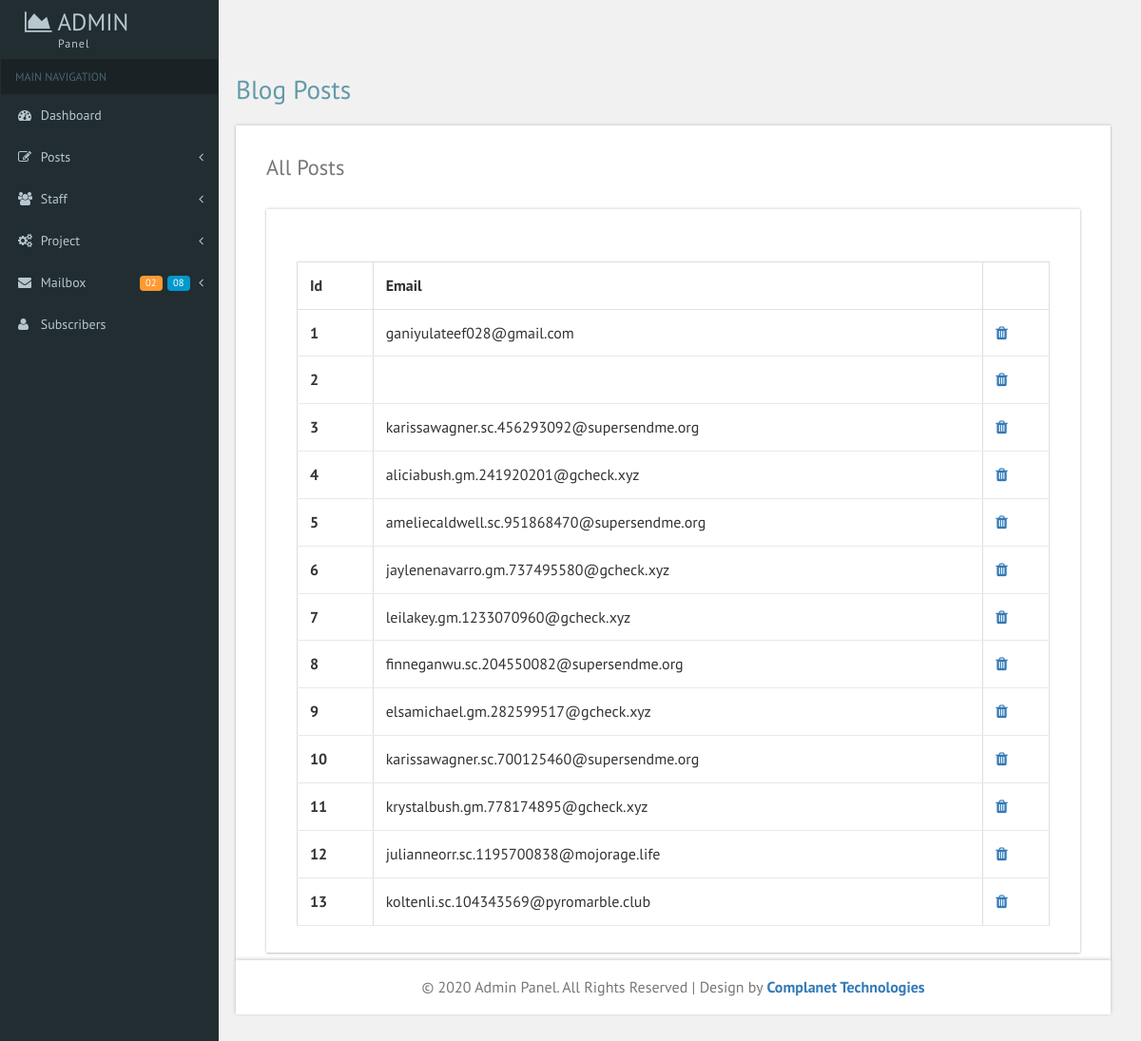
Screenshot of /sbot/subscribe.php with the database file from the repository.
### tables this page shows
CREATE TABLE `subscriber` (
  `id` int(11) NOT NULL,
  `email` varchar(252) NOT NULL
);

### sbot/subscribe.php (the view, shortened to what this page needs)
<?php include"includes/header.php"; ?>
<?php include"includes/nav.php";?>
		<div id="page-wrapper">
			<div class="main-page">
				<div class="tables">
					<h2 class="title1">Blog Posts</h2>
					<div class="panel-body widget-shadow">
						<h4>All Posts</h4>
					<div class="table-responsive bs-example widget-shadow">
					<table class="table table-bordered">
						<thead>
						 <tr>
						   <th>Id</th>
						    <th>email</th>
						</tr>
						           </thead>
						            <tbody>
						             <tr>
						<?php
						$query = "SELECT * FROM subscriber ";
						$result  = mysqli_query($conn, $query);
						while($row = mysqli_fetch_assoc($result)){
							$id  = $row['id'];
							$email = $row['email'];
									echo"<tr>";
						             echo"<th scope='row'> $id</th>";
						              echo"<td> $email </td>";
						                echo"<td><a href='subscribe.php?delete={$id}'><i class='fa fa-trash'></i></a></td>";
						          echo"</tr>";
						             } ?>
						            </tbody>
						            </table>
					</div>
				</div>
			</div>
		</div>
		<?php include"includes/footer.php"; ?>

### sbot/includes/header.php (shortened to what this page needs)
<!DOCTYPE HTML>
<html>
<head>
<link href="css/bootstrap.css" rel='stylesheet' type='text/css' />
<link href="css/style.css" rel='stylesheet' type='text/css' />
<link href="css/font-awesome.css" rel="stylesheet">
<link href='css/SidebarNav.min.css' media='all' rel='stylesheet' type='text/css'/>
<link href="css/custom.css" rel="stylesheet">
					<link href="css/owl.carousel.css" rel="stylesheet">
</head>

### sbot/includes/nav.php (shortened to what this page needs)
<body class="cbp-spmenu-push">
	<div class="main-content">
	<div class="cbp-spmenu cbp-spmenu-vertical cbp-spmenu-left" id="cbp-spmenu-s1">
		<aside class="sidebar-left">
      <nav class="navbar navbar-inverse">
          <div class="navbar-header">
            <h1><a class="navbar-brand" href="index.php"><span class="fa fa-area-chart"></span> Admin<span class="dashboard_text">Panel</span></a></h1>
          </div>
          <div class="collapse navbar-collapse" id="bs-example-navbar-collapse-1">
            <ul class="sidebar-menu">
              <li class="header">MAIN NAVIGATION</li>
              <li class="treeview">
                <a href="index.php">
                <i class="fa fa-dashboard"></i> <span>Dashboard</span>
                </a>
              </li>
              <li class="treeview">
                <a href="#">
                <i class="fa fa-edit"></i> <span>Posts</span>
                <i class="fa fa-angle-left pull-right"></i>
                </a>
              </li>
              <li class="treeview">
                <a href="">
                <i class="fa fa-users"></i> <span>Staff</span>
                <i class="fa fa-angle-left pull-right"></i>
                </a>
              </li>
              <li class="treeview">
                <a href="#">
                <i class="fa fa-cogs"></i> <span>Project</span>
                <i class="fa fa-angle-left pull-right"></i>
                </a>
              </li>
              <li class="treeview">
                <a href="#">
                <i class="fa fa-envelope"></i> <span>Mailbox </span>
                <i class="fa fa-angle-left pull-right"></i><small class="label pull-right label-info1">08</small><span class="label label-primary1 pull-right">02</span></a>
              </li>
              <li class="treeview">
                <a href="subscribe.php">
                <i class="fa fa-user"></i> <span>Subscribers</span>
                </a>
              </li>
            </ul>
          </div>
      </nav>
    </aside>
	</div>

### sbot/includes/footer.php (shortened to what this page needs)
	<div class="footer">
	   <p>&copy; 2020 Admin Panel. All Rights Reserved | Design by <a href="https://complanettechnologies/" target="_blank">Complanet Technologies</a></p>
	</div>
	</div>
</body>
</html>

### sbot/css/custom.css (style rules this page uses)
#page-wrapper { padding:5em 2em 2.5em; background-color: #F1F1F1; }

### rows the page displays
subscriber: id "1", email "ganiyulateef028@gmail.com"
subscriber: id "2"
subscriber: id "3", email "karissawagner.sc.456293092@supersendme.org"
subscriber: id "4", email "aliciabush.gm.241920201@gcheck.xyz"
subscriber: id "5", email "ameliecaldwell.sc.951868470@supersendme.org"
subscriber: id "6", email "jaylenenavarro.gm.737495580@gcheck.xyz"
subscriber: id "7", email "leilakey.gm.1233070960@gcheck.xyz"
subscriber: id "8", email "finneganwu.sc.204550082@supersendme.org"
subscriber: id "9", email "elsamichael.gm.282599517@gcheck.xyz"
subscriber: id "10", email "karissawagner.sc.700125460@supersendme.org"
subscriber: id "11", email "krystalbush.gm.778174895@gcheck.xyz"
subscriber: id "12", email "julianneorr.sc.1195700838@mojorage.life"
subscriber: id "13", email "koltenli.sc.104343569@pyromarble.club"
